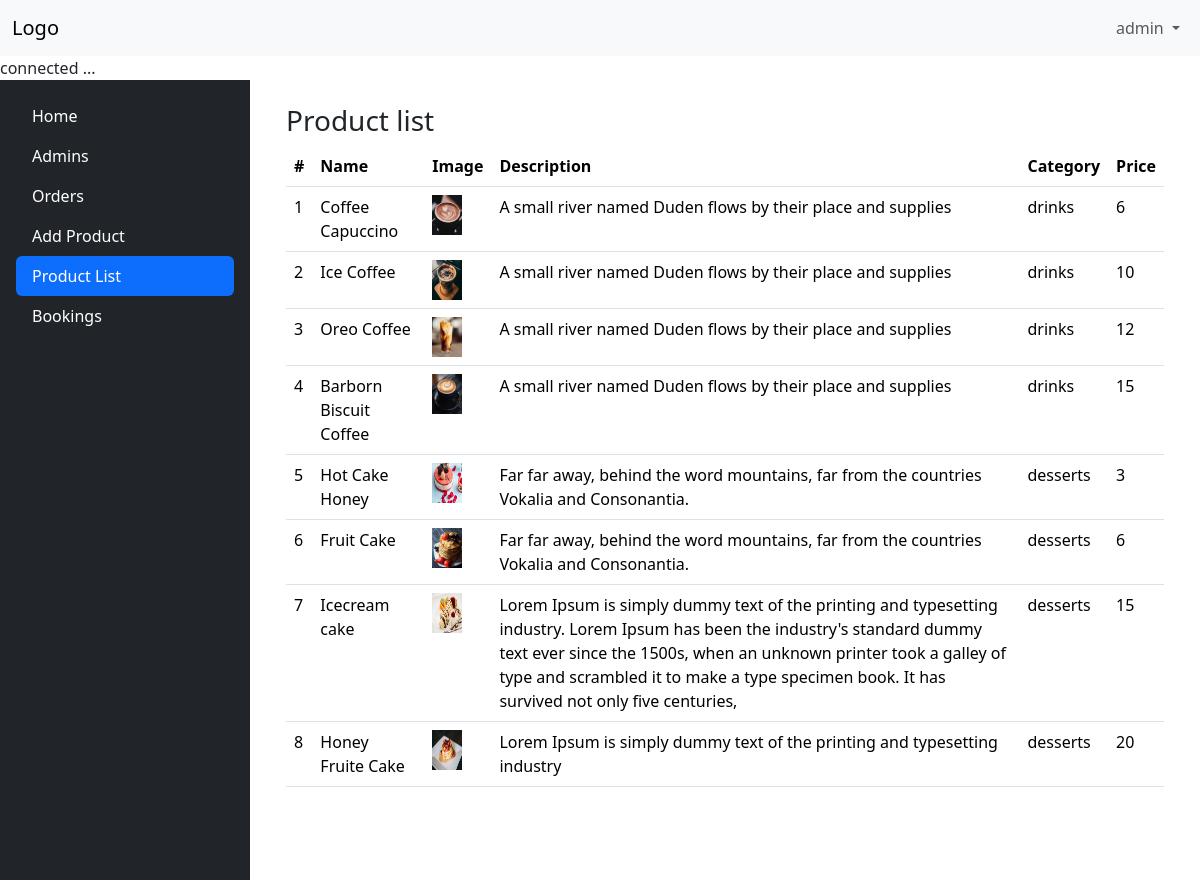
The app's page /admin-panel/products/product-list.php (signed in) with its own data.
### tables this page shows
CREATE TABLE `products` (
  `id` int(11) NOT NULL,
  `name` varchar(255) NOT NULL,
  `image` varchar(255) NOT NULL,
  `description` text NOT NULL,
  `category` varchar(20) NOT NULL,
  `price` varchar(10) NOT NULL,
  `created_at` timestamp NOT NULL DEFAULT current_timestamp()
);

### admin-panel/products/product-list.php (the view, shortened to what this page needs)
<?php require("../../config.php"); ?>
<?php require("../layouts/header.php"); ?>
<?php require("../layouts/navbar.php") ?>
<?php
require("../../config/config.php");
$products = $conn->prepare("SELECT * FROM `products`");
$products->execute();
$product_list = $products->fetchAll(PDO::FETCH_OBJ); ?>
<div class="d-flex flex-row justify-content-between mb-3">
    <?php if (!isset($_SESSION['admin_name'])):  ?>
        <div class="alert alert-info" style="position: absolute; top:50%; left:50%;transform: translate3d(-50%,-50%, 0);" role="alert">
            Please login for credential contact admin.
        </div>
    <?php else: ?>
        <?php require("../layouts/sidebar.php"); ?>
        <div class="p-4" style="flex-grow: 1;">
            <div class="container">
                <h3> Product list</h3>
                <table class="table">
                    <thead>
                        <tr>
                            <th scope="col">#</th>
                            <th scope="col"> Name</th>
                            <th scope="col"> Image</th>
                            <th scope="col"> Description</th>
                            <th scope="col"> Category</th>
                            <th scope="col"> Price</th>
                        </tr>
                    </thead>
                    <tbody>
                        <?php if (isset($product_list) && $product_list): ?>
                            <?php $i = 1; ?>
                            <?php foreach ($product_list as $product): ?>
                                <tr>
                                    <td><?= $i++; ?></td>
                                    <td><?= $product->name ?></td>
                                    <td><img src="<?= APPURL ?>images/<?= $product->image ?>" style="height:40px;width: 30px;"></td>
                                    <td><?= $product->description ?></td>
                                    <td><?= $product->category ?></td>
                                    <td><?= $product->price ?></td>
                                </tr>
                            <?php endforeach ?>
                        <?php else: ?>
                            <tr>
                                <td>No Products</td>
                            </tr>
                        <?php endif; ?>
                    </tbody>
                </table>
            </div>
        </div>
    <?php endif ?>
</div>

### records on screen
products: name "Coffee Capuccino", image (picture), description "A small river named Duden flows by their place and supplies", category "drinks", price "6"
products: name "Ice Coffee", image (picture), description "A small river named Duden flows by their place and supplies", category "drinks", price "10"
products: name "Oreo Coffee", image (picture), description "A small river named Duden flows by their place and supplies", category "drinks", price "12"
products: name "Barborn Biscuit Coffee", image (picture), description "A small river named Duden flows by their place and supplies", category "drinks", price "15"
products: name "Hot Cake Honey", image (picture), description "Far far away, behind the word mountains, far from the countries Vokalia and Consonantia.", category "desserts", price "3"
products: name "Fruit Cake", image (picture), description "Far far away, behind the word mountains, far from the countries Vokalia and Consonantia.", category "desserts", price "6"
products: name "Icecream cake", image (picture), description "Lorem Ipsum is simply dummy text of the printing and typesetting industry. Lorem Ipsum has been the industry's standard dummy text ever since the 1500s, when an unknown printer took a galley of type and scrambled it to make a type specimen book. It has survived not only five centuries,", category "desserts", price "15"
products: name "Honey Fruite Cake", image (picture), description "Lorem Ipsum is simply dummy text of the printing and typesetting industry", category "desserts", price "20"

### other values on screen
$_SESSION['admin_name'] "admin"
